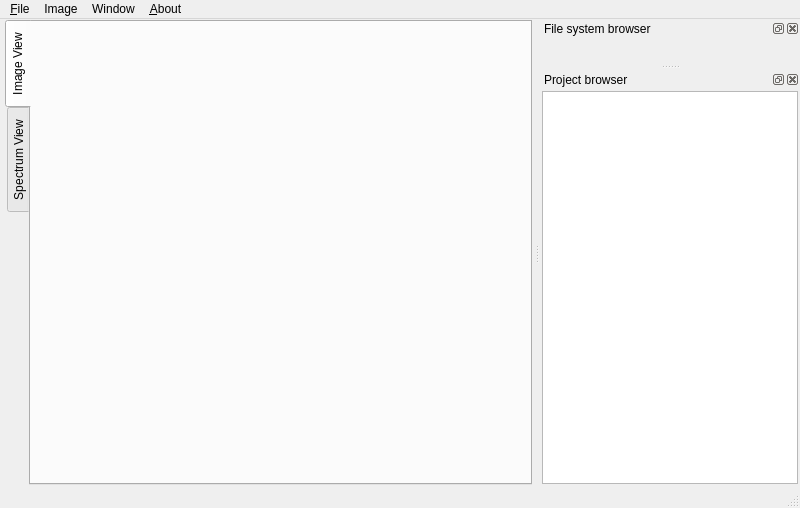
<?xml version="1.0" encoding="UTF-8"?>
<ui version="4.0">
 <class>mainWindow</class>
 <widget class="QMainWindow" name="mainWindow">
  <property name="geometry">
   <rect>
    <x>0</x>
    <y>0</y>
    <width>800</width>
    <height>508</height>
   </rect>
  </property>
  <property name="windowTitle">
   <string>MainWindow</string>
  </property>
  <property name="tabShape">
   <enum>QTabWidget::Rounded</enum>
  </property>
  <widget class="QWidget" name="centerWidget">
   <layout class="QVBoxLayout" name="verticalLayout">
    <property name="leftMargin">
     <number>5</number>
    </property>
    <property name="topMargin">
     <number>1</number>
    </property>
    <property name="rightMargin">
     <number>2</number>
    </property>
    <property name="bottomMargin">
     <number>1</number>
    </property>
    <item>
     <layout class="QGridLayout" name="mainLayout">
      <property name="horizontalSpacing">
       <number>0</number>
      </property>
      <item row="0" column="0">
       <widget class="QTabWidget" name="tabWidget">
        <property name="tabPosition">
         <enum>QTabWidget::West</enum>
        </property>
        <property name="currentIndex">
         <number>0</number>
        </property>
        <widget class="RixsMaskImageWidget" name="imageView">
         <property name="sizePolicy">
          <sizepolicy hsizetype="Expanding" vsizetype="Expanding">
           <horstretch>0</horstretch>
           <verstretch>0</verstretch>
          </sizepolicy>
         </property>
         <attribute name="title">
          <string>Image View</string>
         </attribute>
        </widget>
        <widget class="ScanWindow" name="specView">
         <property name="sizePolicy">
          <sizepolicy hsizetype="Expanding" vsizetype="Expanding">
           <horstretch>0</horstretch>
           <verstretch>0</verstretch>
          </sizepolicy>
         </property>
         <attribute name="title">
          <string>Spectrum View</string>
         </attribute>
        </widget>
       </widget>
      </item>
     </layout>
    </item>
   </layout>
  </widget>
  <widget class="QMenuBar" name="menuBar">
   <property name="geometry">
    <rect>
     <x>0</x>
     <y>0</y>
     <width>800</width>
     <height>24</height>
    </rect>
   </property>
   <widget class="QMenu" name="menuFile">
    <property name="title">
     <string>&amp;File</string>
    </property>
    <addaction name="saveSpectraAction"/>
    <addaction name="separator"/>
    <addaction name="exitAction"/>
   </widget>
   <widget class="QMenu" name="menuAbout">
    <property name="title">
     <string>&amp;About</string>
    </property>
    <addaction name="aboutAction"/>
    <addaction name="viewDocsAction"/>
   </widget>
   <widget class="QMenu" name="menuSpectrum">
    <property name="title">
     <string>Window</string>
    </property>
    <addaction name="showIntensityOverTimeAction"/>
    <addaction name="projectBrowserShowAction"/>
   </widget>
   <widget class="QMenu" name="menuImage">
    <property name="title">
     <string>Image</string>
    </property>
    <widget class="QMenu" name="menu_Filter">
     <property name="title">
      <string>&amp;Filter</string>
     </property>
     <addaction name="bandPassFilterAction"/>
     <addaction name="bandPassFilterID32Action"/>
    </widget>
    <addaction name="colormapAction"/>
    <addaction name="menu_Filter"/>
    <addaction name="alignmentAction"/>
    <addaction name="integrationAction"/>
    <addaction name="energyScaleAction"/>
   </widget>
   <addaction name="menuFile"/>
   <addaction name="menuImage"/>
   <addaction name="menuSpectrum"/>
   <addaction name="menuAbout"/>
  </widget>
  <widget class="QStatusBar" name="statusBar"/>
  <widget class="QDockWidget" name="fileBrowserDock">
   <property name="sizePolicy">
    <sizepolicy hsizetype="Expanding" vsizetype="Expanding">
     <horstretch>0</horstretch>
     <verstretch>0</verstretch>
    </sizepolicy>
   </property>
   <property name="windowTitle">
    <string>File system browser</string>
   </property>
   <attribute name="dockWidgetArea">
    <number>2</number>
   </attribute>
   <widget class="QWidget" name="fileBrowserContents">
    <property name="sizePolicy">
     <sizepolicy hsizetype="Expanding" vsizetype="Expanding">
      <horstretch>0</horstretch>
      <verstretch>0</verstretch>
     </sizepolicy>
    </property>
    <layout class="QHBoxLayout" name="horizontalLayout">
     <property name="margin">
      <number>2</number>
     </property>
     <item>
      <widget class="FileSystemBrowser" name="fileBrowser" native="true">
       <property name="sizePolicy">
        <sizepolicy hsizetype="Expanding" vsizetype="Expanding">
         <horstretch>0</horstretch>
         <verstretch>0</verstretch>
        </sizepolicy>
       </property>
      </widget>
     </item>
    </layout>
   </widget>
  </widget>
  <widget class="QDockWidget" name="projectBrowserDock">
   <property name="windowTitle">
    <string>Project browser</string>
   </property>
   <attribute name="dockWidgetArea">
    <number>2</number>
   </attribute>
   <widget class="QWidget" name="projectBrowserContents">
    <layout class="QHBoxLayout" name="horizontalLayout_2">
     <property name="spacing">
      <number>2</number>
     </property>
     <property name="margin">
      <number>2</number>
     </property>
     <item>
      <widget class="ProjectView" name="projectBrowser"/>
     </item>
    </layout>
   </widget>
  </widget>
  <action name="exitAction">
   <property name="text">
    <string>Exit</string>
   </property>
   <property name="toolTip">
    <string>Close the RIXS tool</string>
   </property>
   <property name="shortcutContext">
    <enum>Qt::ApplicationShortcut</enum>
   </property>
  </action>
  <action name="aboutAction">
   <property name="text">
    <string>About RIXS Tool</string>
   </property>
  </action>
  <action name="viewDocsAction">
   <property name="text">
    <string>View Documentation</string>
   </property>
   <property name="shortcut">
    <string>F1</string>
   </property>
  </action>
  <action name="showIntensityOverTimeAction">
   <property name="enabled">
    <bool>false</bool>
   </property>
   <property name="text">
    <string>File System Browser</string>
   </property>
  </action>
  <action name="colormapAction">
   <property name="text">
    <string>Show colormap dialog</string>
   </property>
   <property name="toolTip">
    <string>Asign and adjust a colormap</string>
   </property>
   <property name="shortcut">
    <string>Ctrl+L</string>
   </property>
  </action>
  <action name="bandPassFilterAction">
   <property name="text">
    <string>Band Pass Filter</string>
   </property>
   <property name="shortcut">
    <string>Ctrl+M</string>
   </property>
  </action>
  <action name="bandPassFilterID32Action">
   <property name="text">
    <string>Band Pass Filter ID32</string>
   </property>
  </action>
  <action name="alignmentAction">
   <property name="text">
    <string>&amp;Alignment</string>
   </property>
   <property name="toolTip">
    <string>Perform alignment on image</string>
   </property>
  </action>
  <action name="integrationAction">
   <property name="text">
    <string>&amp;Integration</string>
   </property>
   <property name="toolTip">
    <string>Integrates the image along a given axis</string>
   </property>
  </action>
  <action name="energyScaleAction">
   <property name="text">
    <string>&amp;Energy scale</string>
   </property>
  </action>
  <action name="saveSpectraAction">
   <property name="text">
    <string>Save spectra</string>
   </property>
   <property name="shortcut">
    <string>Ctrl+S</string>
   </property>
  </action>
  <action name="projectBrowserShowAction">
   <property name="text">
    <string>Project Browser</string>
   </property>
  </action>
 </widget>
 <layoutdefault spacing="6" margin="11"/>
 <customwidgets>
  <customwidget>
   <class>FileSystemBrowser</class>
   <extends>QWidget</extends>
   <header>RixsTool.widgets.FileSystemBrowser</header>
   <container>1</container>
  </customwidget>
  <customwidget>
   <class>ScanWindow</class>
   <extends>QWidget</extends>
   <header>PyMca5.PyMca.ScanWindow</header>
   <container>1</container>
  </customwidget>
  <customwidget>
   <class>ProjectView</class>
   <extends>QTreeView</extends>
   <header>RixsTool.widgets.ProjectView</header>
  </customwidget>
  <customwidget>
   <class>RixsMaskImageWidget</class>
   <extends>QWidget</extends>
   <header>RixsTool.widgets.RixsMaskImageWidget</header>
   <container>1</container>
  </customwidget>
 </customwidgets>
 <resources/>
 <connections/>
</ui>
